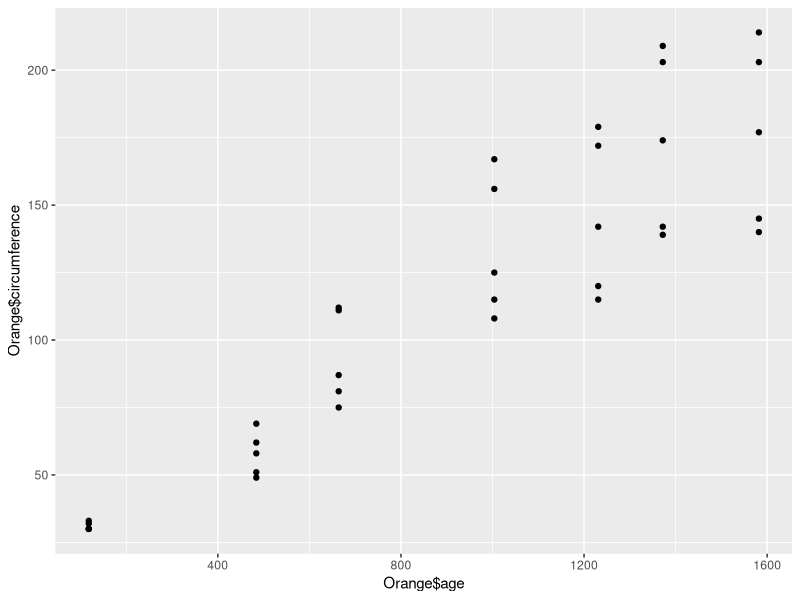
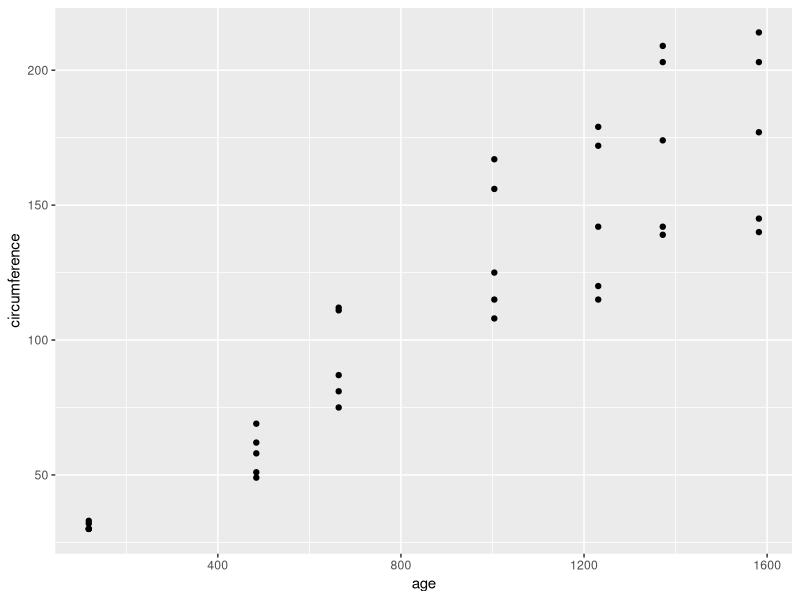
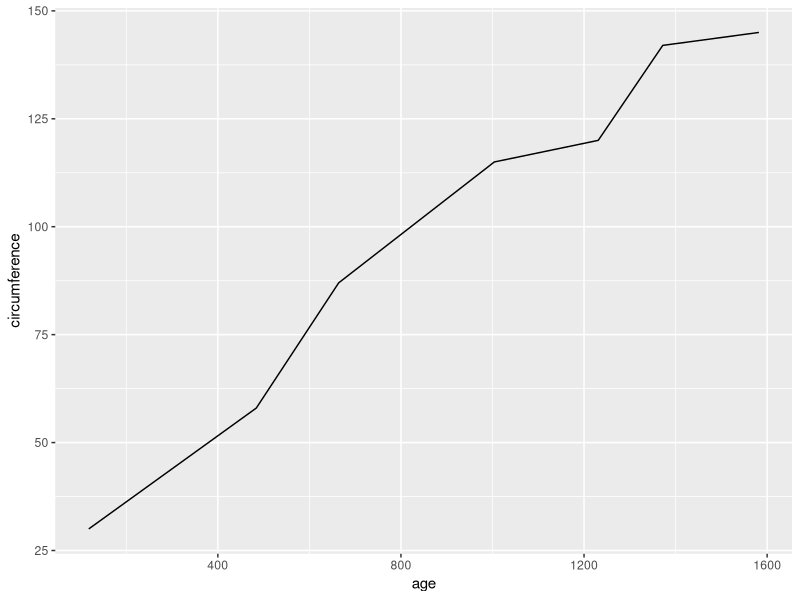
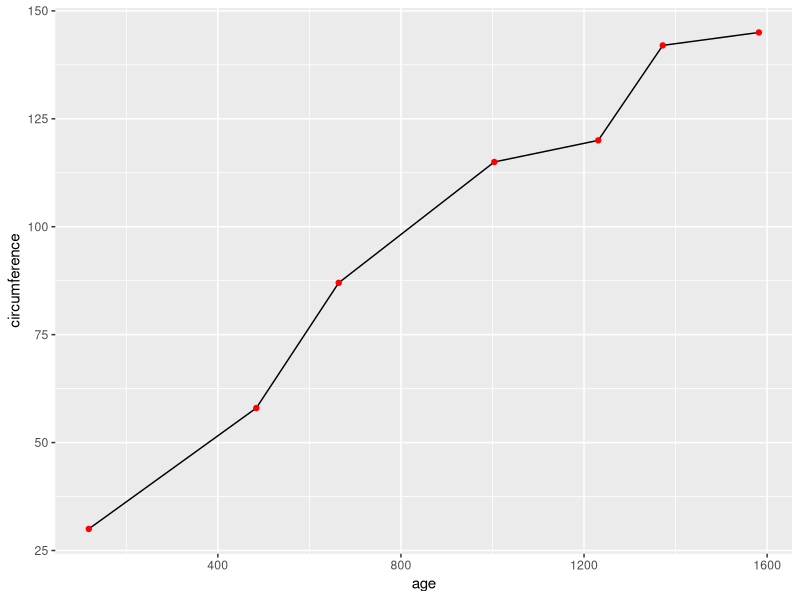
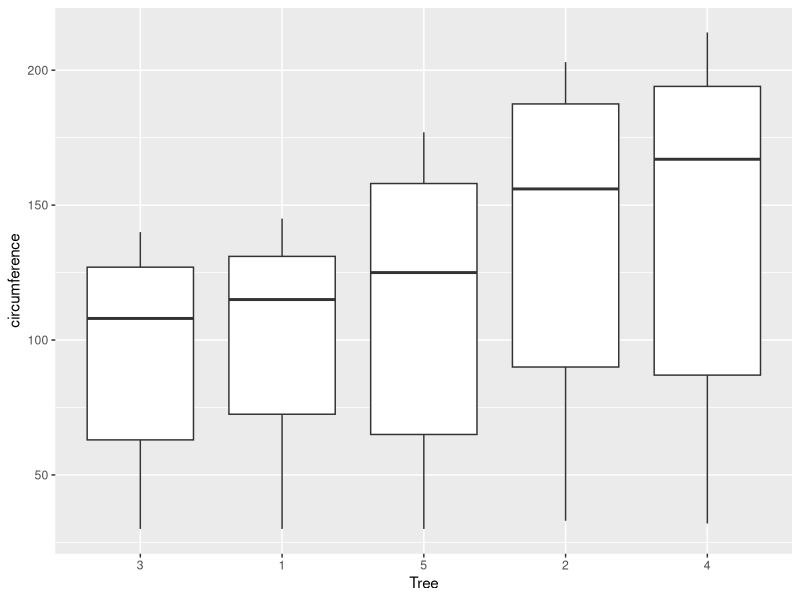

These charts were generated, in order, by the following R code: (Note: this script raises an error after producing the figures.)
require(ggplot2)
require(dplyr)

head(Orange)

ggplot(data=Orange, aes(x=Orange$age, y=Orange$circumference)) + geom_point()
ggplot(data=Orange, aes(x=age, y=circumference)) + geom_point()

ggplot(data=Orange %>% filter(Tree==1), aes(x=age, y=circumference)) + geom_line()
ggplot(data=Orange %>% filter(Tree==1), aes(x=age, y=circumference)) + geom_line() + geom_point(col="red")

ggplot(data=Orange, aes(x=Tree, y=circumference)) + geom_boxplot() 
ggplot(data=Orange, aes(x=Tree, y=circumference)) + geom_boxplot() + geom_points()

ggplot(data=Orange, aes(x=circumference)) + geom_histogram() 
ggplot(data=Orange, aes(x=circumference)) + geom_histogram(binwidth=50)

ggplot(data=Orange, aes(x=circumference)) + geom_histogram(binwidth=50) + geom_vline(xintercept=median(Orange$circumference), col="red")

ggplot(data=Orange, aes(x=circumference)) + geom_density() 

ggplot(data=Orange, aes(x=circumference, y=age)) + geom_point() + facet_grid(~Tree) 

levels(Orange$Tree) <- sort(levels(Orange$Tree))

ggplot(data=Orange, aes(x=circumference, y=age)) + geom_point() + geom_line(col="red") + facet_wrap(~Tree, ncol=2) 

ggplot(data=Orange, aes(x=circumference, y=age, col=Tree))  + geom_line()

head(iris)

ggplot(data=iris, aes(x=Petal.Length, fill=Species))  + geom_histogram()
ggplot(data=iris, aes(x=Petal.Length, color=Species))  + geom_histogram()
ggplot(data=iris, aes(x=Petal.Length, fill=Species))  + geom_histogram(color="black") 

head(movies)
tipi = names(movies)[18:23]
seznam = list()
for (i in 1:length(tipi)) {
    tip = tipi[[i]]
    seznam[[i]] <- movies %>% 
        filter_(paste(tip, "==", 1)) %>% 
        select(Budget=budget, Short, Year=year) %>%
        mutate(Type=tip)
}
myMovies <- do.call(rbind, seznam)

ggplot(data=myMovies, aes(x=Type, fill=Type))  + geom_bar() 

ggplot(data=myMovies, aes(x=Type, fill=factor(Short)))  + geom_bar() 

ggplot(data=myMovies, aes(x=Type, fill=factor(Short)))  + geom_bar(position="stack") 
ggplot(data=myMovies, aes(x=Type, fill=factor(Short)))  + geom_bar(position="dodge") 
ggplot(data=myMovies, aes(x=Type, fill=factor(Short)))  + geom_bar(position="fill") 


ggplot(data=myMovies, aes(x=Type, y=Budget))  + geom_boxplot() 
ggplot(data=myMovies, aes(x=Type, y=Budget))  + geom_boxplot() + scale_y_log10()

ggplot(data=myMovies, aes(x=Type, y=Budget))  + geom_boxplot() + scale_y_log10() + geom_point()
ggplot(data=myMovies, aes(x=Type, y=Budget))  + geom_jitter() + geom_boxplot(alpha=I(0.6)) + scale_y_log10() 


p <- ggplot(data=ToothGrowth, aes(x=dose, y=len, col=supp))
summary(myPlot)
myNewPlot <- myPlot +geom_point()

myNewPlot + geom_point(aes(col=NULL)) +
  theme(legend.position="none")

ggplot(data=ToothGrowth, aes(x=dose, y=len, col=supp)) +
  geom_point() + coord_flip()


ggplot(data=ToothGrowth, aes(x=dose, y=len, col=supp)) +
  geom_point() + coord_fixed(ratio=0.1)

### Faceting with orientation by columns
ggplot(data=myMovieData,aes(Budget)) + geom_histogram(binwith=1) +
  facet_grid(.~Type)+ scale_x_log10()

### Faceting with orientation by rows
ggplot(data=myMovieData,aes(Budget)) + geom_histogram(binwith=1) +
  facet_grid(Type~.) + scale_x_log10()

ggplot(data=myMovieData,aes(Budget)) + geom_histogram(binwith=1) +
  facet_grid(roundYear~Type) + scale_x_log10()


ggplot(data=subset(myMovieData, roundYear>1980),
       aes(Budget)) +
  geom_histogram(binwith=1) +
  facet_grid(.~Type+roundYear) + s
cale_x_log10()


ggplot(data=subset(myMovieData,Year>1999),
       aes(Budget)) +
  geom_histogram() + facet_wrap(~Year, nrow=2) +
  scale_x_log10()

ggplot(data=iris, aes(x=Petal.Length,color=Species,fill=Species)) + geom_histogram(alpha=I(0.5))


ggplot(data=iris, aes(x=Petal.Length,color=Species,fill=Species)) +
  geom_density(alpha=I(0.5))

ggplot(data=myMovieData, aes(x=Type,fill=factor(Short))) + geom_bar()


ggplot(data=myMovieData,
       aes(Type,Budget)) +
  geom_jitter() + geom_boxplot(alpha=I(0.6)) +
  scale_y_log10()

ggplot(data=ToothGrowth, aes(x=dose,
                             y=len)) + geom_point() +
  stat_smooth() + facet_grid(.~supp)

ggplot(data=Orange, aes)